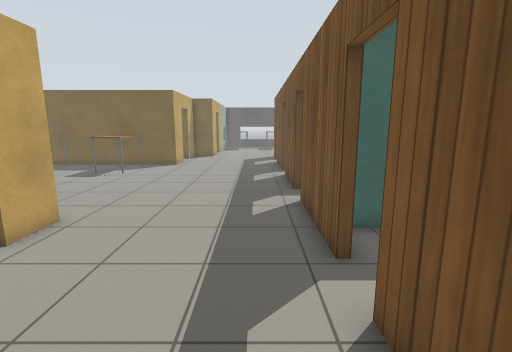
View 1 (above)

24 first-person views from a walk through a robot-simulator world made for Gazebo. The camera is 1.3 m above the floor, tilts 10° down and sees 85° across. The floor is counted in squares, 0.5 m on a side. Each view is taken from the middle of a square. On the plan, view 1 faces up. The plan holds only what a view shows up to about 19 squares ahead; the rest is blank. Robots are left out. Simple patterns stand in for the simulator's built-in surfaces.

View 2
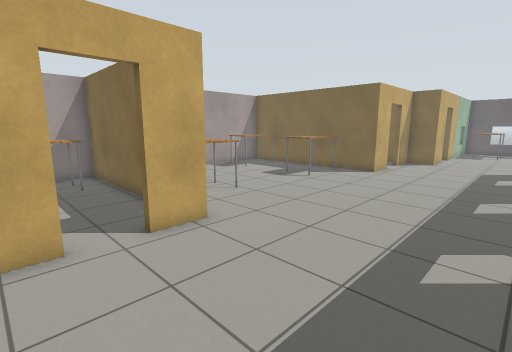

View 3
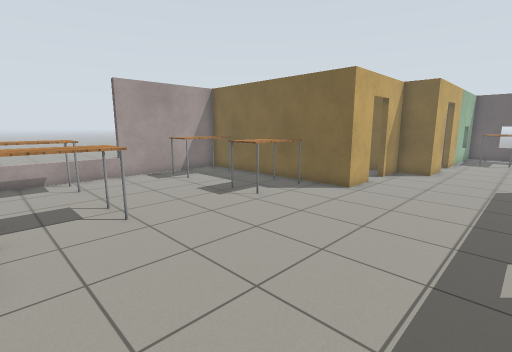

View 4
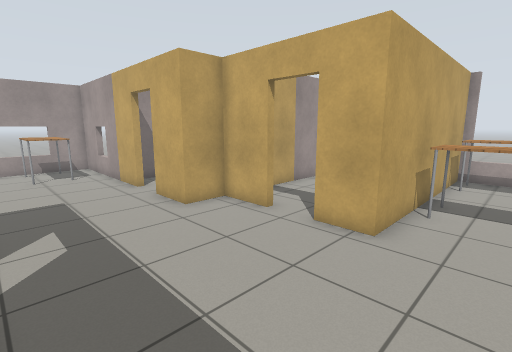

View 5
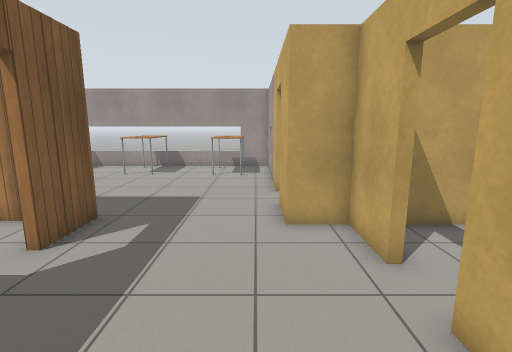

View 6
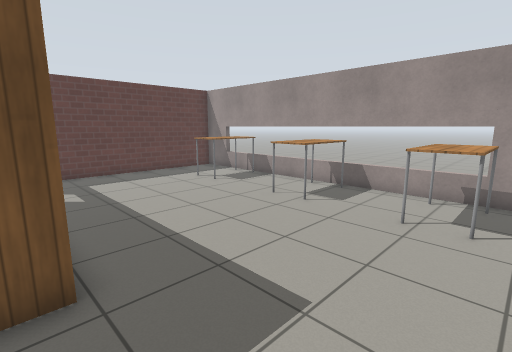

View 7
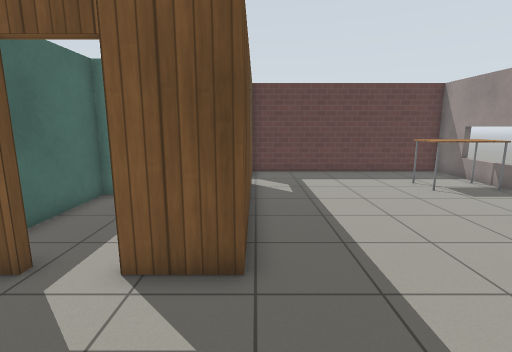

View 8
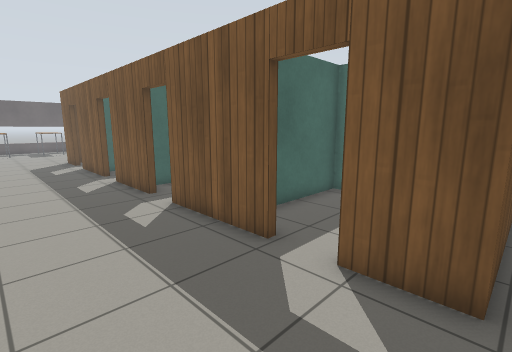

View 9
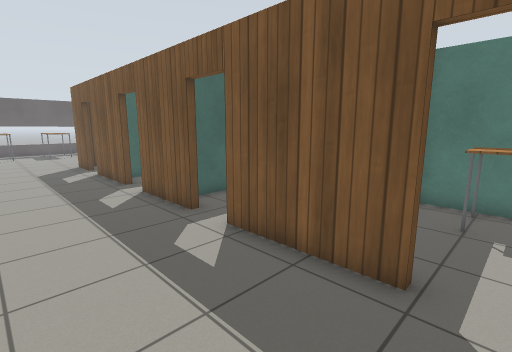

View 10
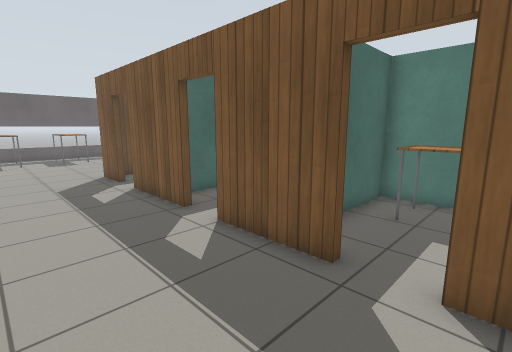

View 11
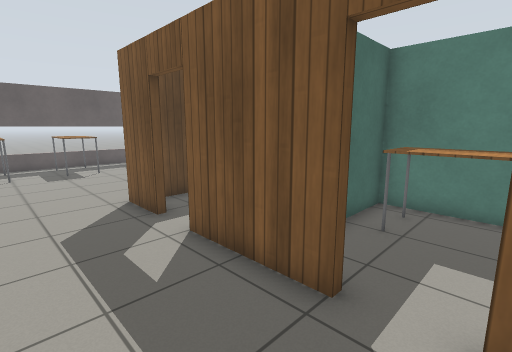

View 12
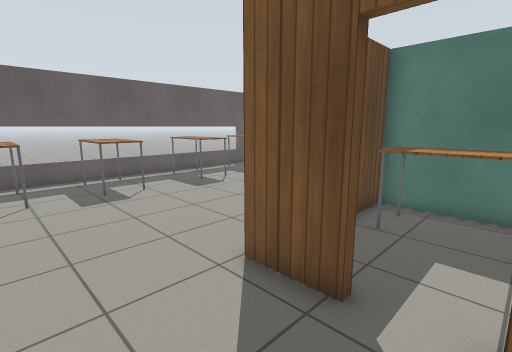

View 13
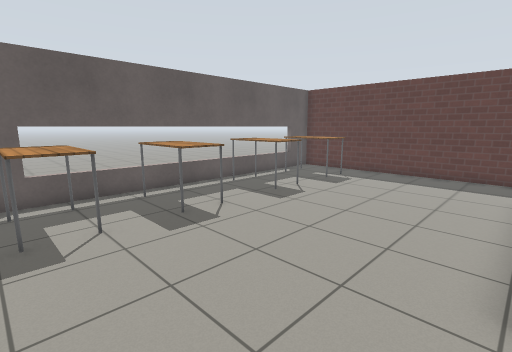

View 14
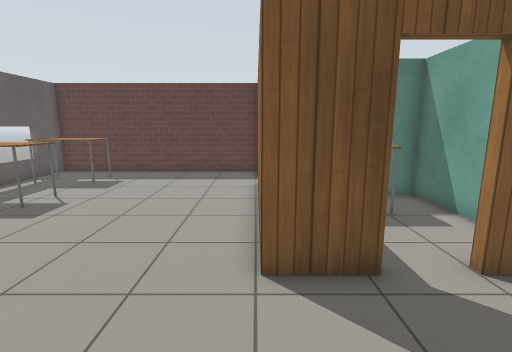

View 15
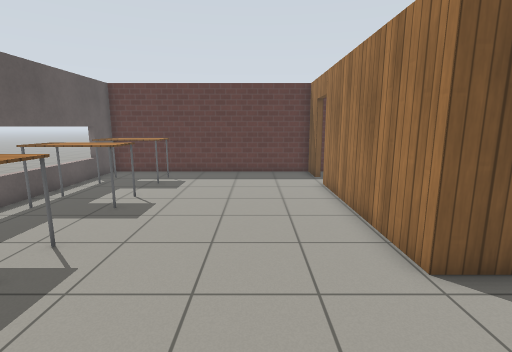

View 16
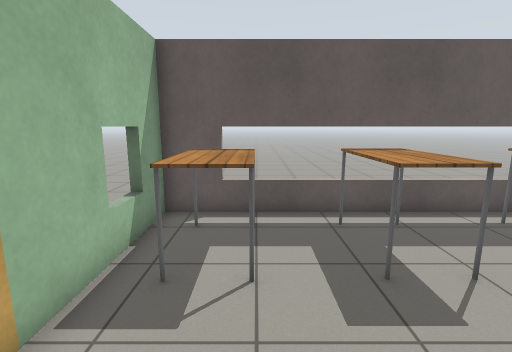

View 17
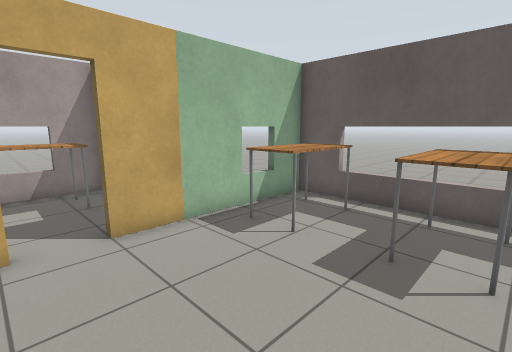

View 18
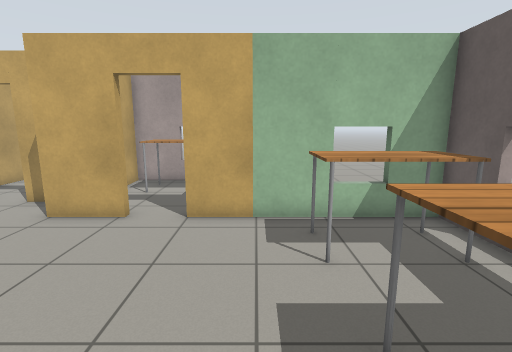

View 19
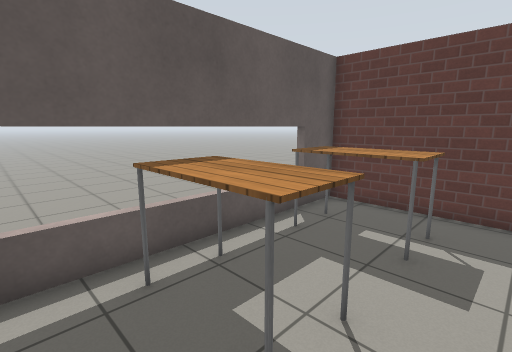

View 20
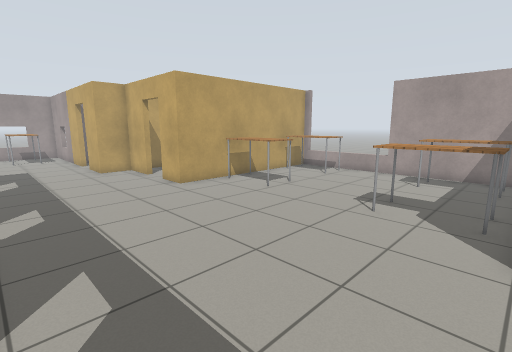

View 21
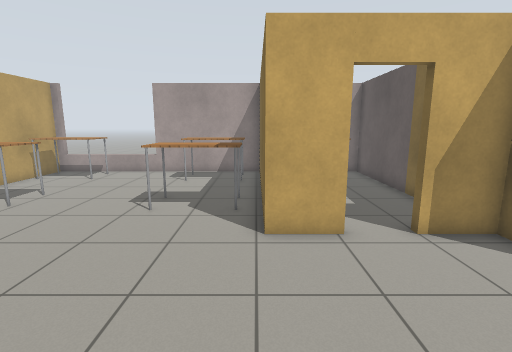

View 22
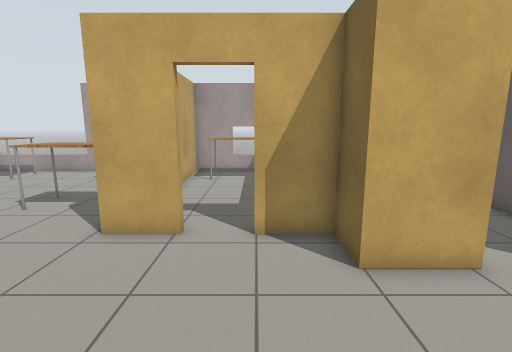

View 23
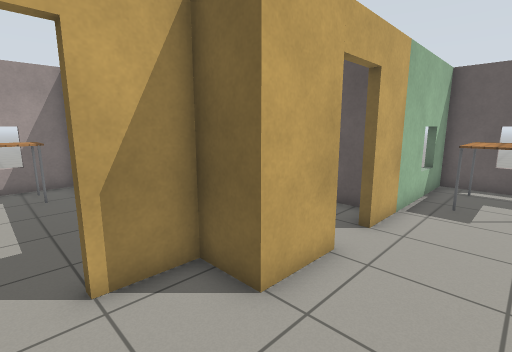

View 24
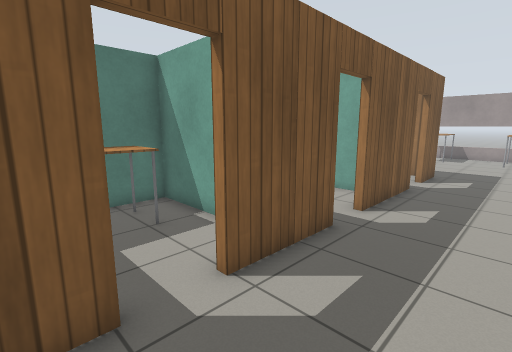

### Floor plan
Ten units are one square. View 1 is at (0, 0); x grows to the right and y downward. Boxes are objects, and circles mark ways between rooms. Rooms are numbered by the first view taken in them; rooms with no view inside come last. Other rooms are left out.
<svg viewBox="-157 -368 295 469">
<path fill="none" stroke="#000" d="M97 -12 16 -12M-38 21 -38 96 133 96 133 -12M-38 -6 -38 4M130 -12 122 -12M16 -115 16 -151M16 -169 16 -210M-55 -212 -55 -192 -152 -192 -152 -75 -55 -75 -55 -57M-55 -41 -55 -18 -38 -18 -38 -6M16 -52 16 -97M16 -228 16 -249M-38 -249 -55 -249 -55 -230M16 -12 16 -34M16 -249 97 -249M-38 -272 -38 -249M115 -249 133 -249 133 -363 -38 -363 -38 -289M44 -132 76 -132 76 -186 24 -186M39 -246 24 -246M44 -189 76 -189 76 -246 59 -246M-95 -306 -95 -252 -82 -252M-44 -306 -77 -306M76 -42 76 -69 25 -69M24 -15 41 -15M76 -105 76 -129 25 -129M30 -72 40 -72"/>
<rect x="-25" y="55" width="20" height="40" fill="#bbb"><title>table</title></rect>
<rect x="25" y="55" width="20" height="40" fill="#bbb"><title>table</title></rect>
<rect x="75" y="55" width="30" height="40" fill="#bbb"><title>table</title></rect>
<rect x="-145" y="-115" width="20" height="40" fill="#bbb"><title>table</title></rect>
<rect x="-145" y="-185" width="30" height="40" fill="#bbb"><title>table</title></rect>
<rect x="-95" y="-115" width="20" height="40" fill="#bbb"><title>table</title></rect>
<rect x="-95" y="-185" width="20" height="30" fill="#bbb"><title>table</title></rect>
<rect x="-35" y="-355" width="30" height="40" fill="#bbb"><title>table</title></rect>
<rect x="5" y="-355" width="30" height="40" fill="#bbb"><title>table</title></rect>
<rect x="55" y="-355" width="20" height="40" fill="#bbb"><title>table</title></rect>
<rect x="95" y="-355" width="20" height="40" fill="#bbb"><title>table</title></rect>
<rect x="45" y="-185" width="30" height="40" fill="#bbb"><title>table</title></rect>
<rect x="45" y="-245" width="30" height="40" fill="#bbb"><title>table</title></rect>
<rect x="-85" y="-295" width="20" height="30" fill="#bbb"><title>table</title></rect>
<rect x="45" y="-55" width="30" height="20" fill="#bbb"><title>table</title></rect>
<rect x="45" y="-125" width="30" height="30" fill="#bbb"><title>table</title></rect>
<circle cx="-10" cy="-15" r="3" fill="#2a7"/>
<circle cx="-10" cy="-250" r="3" fill="#2a7"/>
<circle cx="20" cy="-165" r="3" fill="#2a7"/>
<circle cx="20" cy="-215" r="3" fill="#2a7"/>
<circle cx="20" cy="-45" r="3" fill="#2a7"/>
<circle cx="20" cy="-105" r="3" fill="#2a7"/>
<circle cx="-40" cy="-285" r="3" fill="#2a7"/>
<text x="40" y="40">1</text>
<text x="-50" y="-130">2</text>
<text x="40" y="-310">3</text>
<text x="50" y="-160">4</text>
<text x="50" y="-220">5</text>
<text x="-70" y="-280">6</text>
<text x="50" y="-40">7</text>
<text x="50" y="-100">8</text>
</svg>
Room 1 opens to room 2. Room 2 opens to room 3. Room 2 opens to room 4. Room 2 opens to room 5. Room 2 opens to room 7. Room 2 opens to room 8. Room 3 opens to room 6.

Where each view was taken, in squares from view 1:
view 1: 0 up, 0 right, facing up
view 2: 3 up, 1 right, facing up-left
view 3: 8 up, 0 right, facing up-left
view 4: 10 up, 1 right, facing down-left
view 5: 9 up, 3 left, facing down
view 6: 2 up, 3 left, facing down-right
view 7: 1 up, 3 left, facing right
view 8: 1 up, 3 left, facing up-right
view 9: 4 up, 3 left, facing up-right
view 10: 9 up, 3 left, facing up-right
view 11: 15 up, 2 left, facing up-right
view 12: 21 up, 2 left, facing up-right
view 13: 25 up, 3 left, facing up-right
view 14: 25 up, 3 left, facing right
view 15: 28 up, 3 left, facing right
view 16: 28 up, 1 left, facing up
view 17: 27 up, 3 right, facing up-left
view 18: 31 up, 4 right, facing left
view 19: 31 up, 4 right, facing up-right
view 20: 19 up, 1 right, facing down-left
view 21: 19 up, 1 right, facing left
view 22: 23 up, 1 right, facing left
view 23: 22 up, 1 left, facing up-left
view 24: 18 up, 2 left, facing down-right
